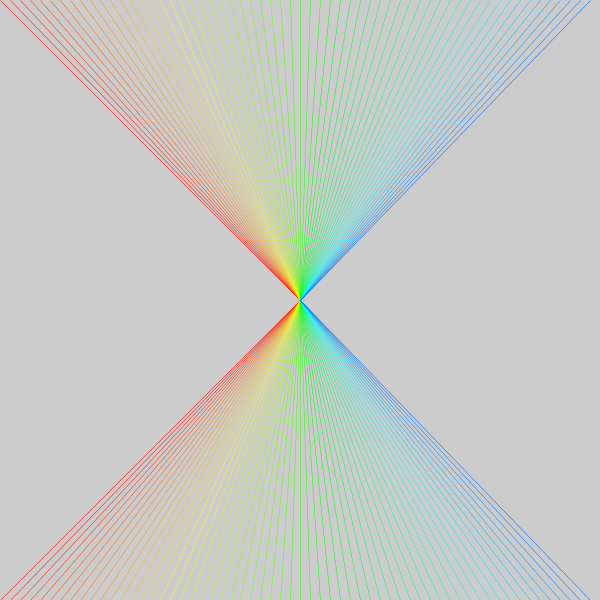
Frame 1 (no input)
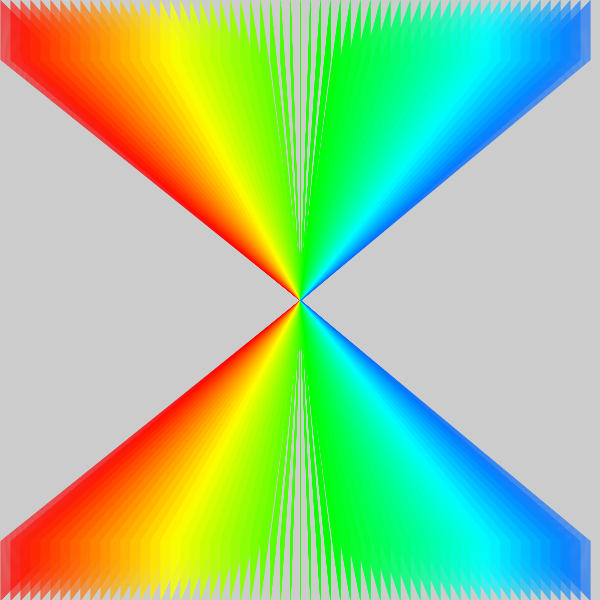
Frame 60 (the mouse pressed at the canvas centre just before this capture)
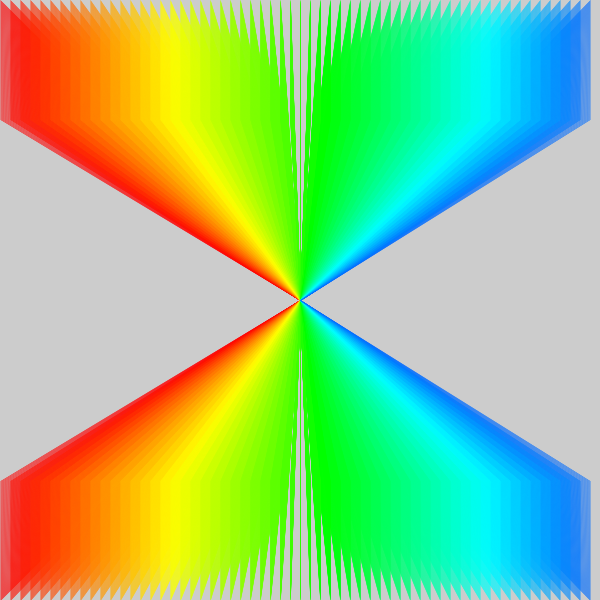
Frame 120 (the mouse held since frame 60 and released just before this capture)

The Processing sketch that drew these frames (run headless with seeded random() and noise(); from frame 60 on, the mouse is pressed at the canvas centre):

// Processing sketch: processing_158596
// ── processing_158596.pde

int i = 0;
void setup() {
  size(600, 600);
  colorMode(HSB, 600);
  strokeWeight(.5);
  
}
int y = 0;
int y2 =600;
void draw() {
  for (int x =0; x<width; x+=10) {
    i+=(.001*x);
   stroke(x*noise(i), 600,600);//tweak this 
    line(x, y, width/2, height/2);
    line(x, y2, width/2, height/2);
    
  }
  
if (y<height/2) {
    y++;
    y2--;
  } else {
    noLoop();
  }
}
